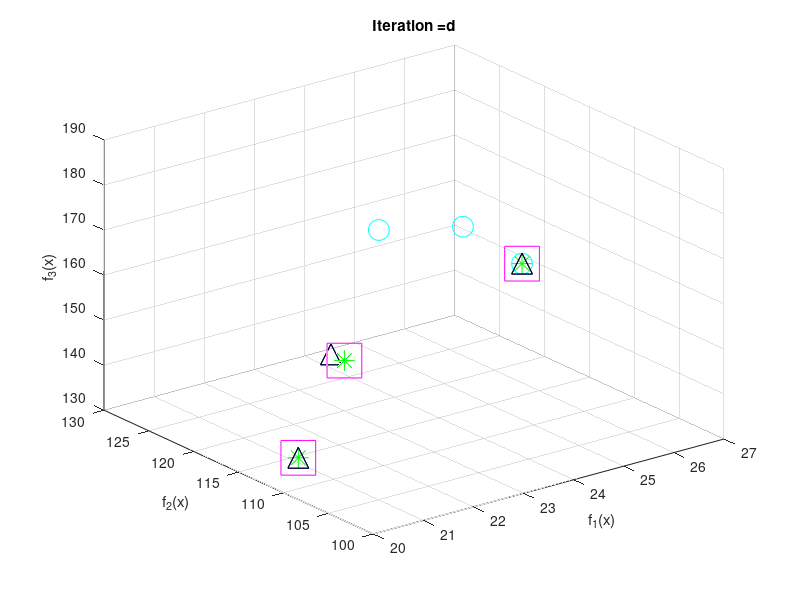

Write the MATLAB code that produced this figure.
function PlotCosts()

        Input.nsga2=load('nsga2.mat');
        Input.hybrid=load('hybrid.mat');
        Input.moead=load('moead.mat');

        empty_individual.bandb=[];
        empty_individual.nsga2=[];
        empty_individual.hybrid=[];
        empty_individual.moead=[];

        pop=repmat(empty_individual,4,1);

        temp0=cell(4,1);
        temp0{1}=[23;1.001666666666667e+02;1.808333333333333e+02];
        temp0{2}=[20.833333333333336;1.130000000000000e+02;1.325000000000000e+02];
        temp0{3}=[20.500000000000000;106;1.615000000000000e+02];
        %temp0{4}=[24.3334;13.6667;132.5000];
        for i=1:4
            pop(i).bandb=temp0{i};
        end
        q1=[pop.bandb];
        x=q1(1,:);
        y=q1(2,:);
        z=q1(3,:);
        %plot3(x,y,z,'or','Markersize',15, 'marker' , '*' ,'markerfacecolor','green' , 'markeredgecolor','green');
        plot3(x,y,z,'or','Markersize',25, 'marker' , 's' , 'markeredgecolor','magenta');
        title(['Iteration =' 100]);
        xlabel('f_1(x)');
        ylabel('f_2(x)'); 
        zlabel('f_3(x)');
        grid on
        hold on
        
        temp1=[Input.nsga2.Output.Paretolist2];
        for i=1:numel(temp1)
            pop(i).nsga2=temp1{i};
        end
        q=[pop.nsga2];
        x=q(1,:);
        y=q(2,:);
        z=q(3,:);
        %plot3(x,y,z,'or','Markersize',15, 'marker' , '*' ,'markerfacecolor','green' , 'markeredgecolor','green');
        plot3(x,y,z,'or','Markersize',15, 'marker' , '*' , 'markeredgecolor','green');
        title(['Iteration =' 100]);
        xlabel('f_1(x)');
        ylabel('f_2(x)'); 
        zlabel('f_3(x)');
        grid on
        hold on

        temp2=[Input.hybrid.Output.Paretolist2];
        for i=1:numel(temp2)
            pop(i).hybrid=temp2{i};
        end
        qq=[pop.hybrid];
        x=qq(1,:);
        y=qq(2,:);
        z=qq(3,:);
        %plot3(x,y,z,'or','Markersize',6,'markerfacecolor','blue');
        %plot3(x,y,z,'or','Markersize',12, 'marker' , 'o' ,'markerfacecolor','green' , 'markeredgecolor','red');
        plot3(x,y,z,'or','Markersize',15, 'marker' , 'o' , 'markeredgecolor','cyan');
        title(['Iteration =' 100]);
        xlabel('f_1(x)');
        ylabel('f_2(x)'); 
        zlabel('f_3(x)');
        grid on
        hold on

        temp3=[Input.moead.Output.Paretolist2];
        for i=1:numel(temp3)
            pop(i).moead=temp3{i};
        end
        qqq=[pop.moead];
        x=qqq(1,:);
        y=qqq(2,:);
        z=qqq(3,:);
        %plot3(x,y,z,'or','Markersize',15, 'marker' , '^' ,'markerfacecolor','green' , 'markeredgecolor','blue');
        plot3(x,y,z,'or','Markersize',15, 'marker' , '^' , 'markeredgecolor','blue');
        title(['Iteration =' 100]);
        xlabel('f_1(x)');
        ylabel('f_2(x)'); 
        zlabel('f_3(x)');
        grid on
        hold on
        
        temp4=[Input.moead.Output.Paretolist2];
        for i=1:numel(temp4)
            pop(i).pesa2=temp4{i};
        end
        qqq1=[pop.pesa2];
        x=qqq1(1,:);
        y=qqq1(2,:);
        z=qqq1(3,:);
        %plot3(x,y,z,'or','Markersize',15, 'marker' , '^' ,'markerfacecolor','green' , 'markeredgecolor','blue');
        plot3(x,y,z,'or','Markersize',15, 'marker' , '^' , 'markeredgecolor','black');
        title(['Iteration =' 100]);
        xlabel('f_1(x)');
        ylabel('f_2(x)'); 
        zlabel('f_3(x)');
        grid on
        hold off
        
end